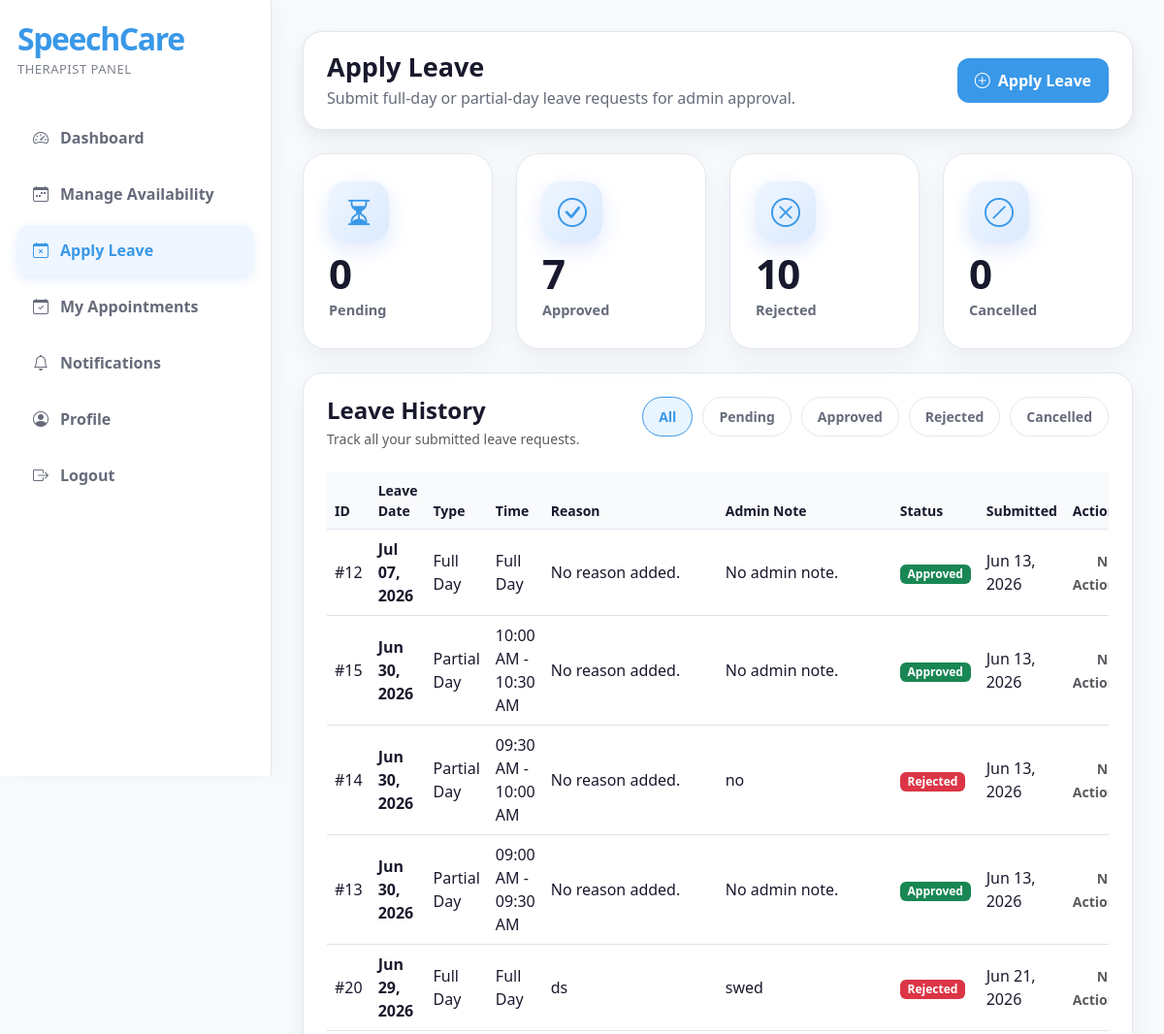
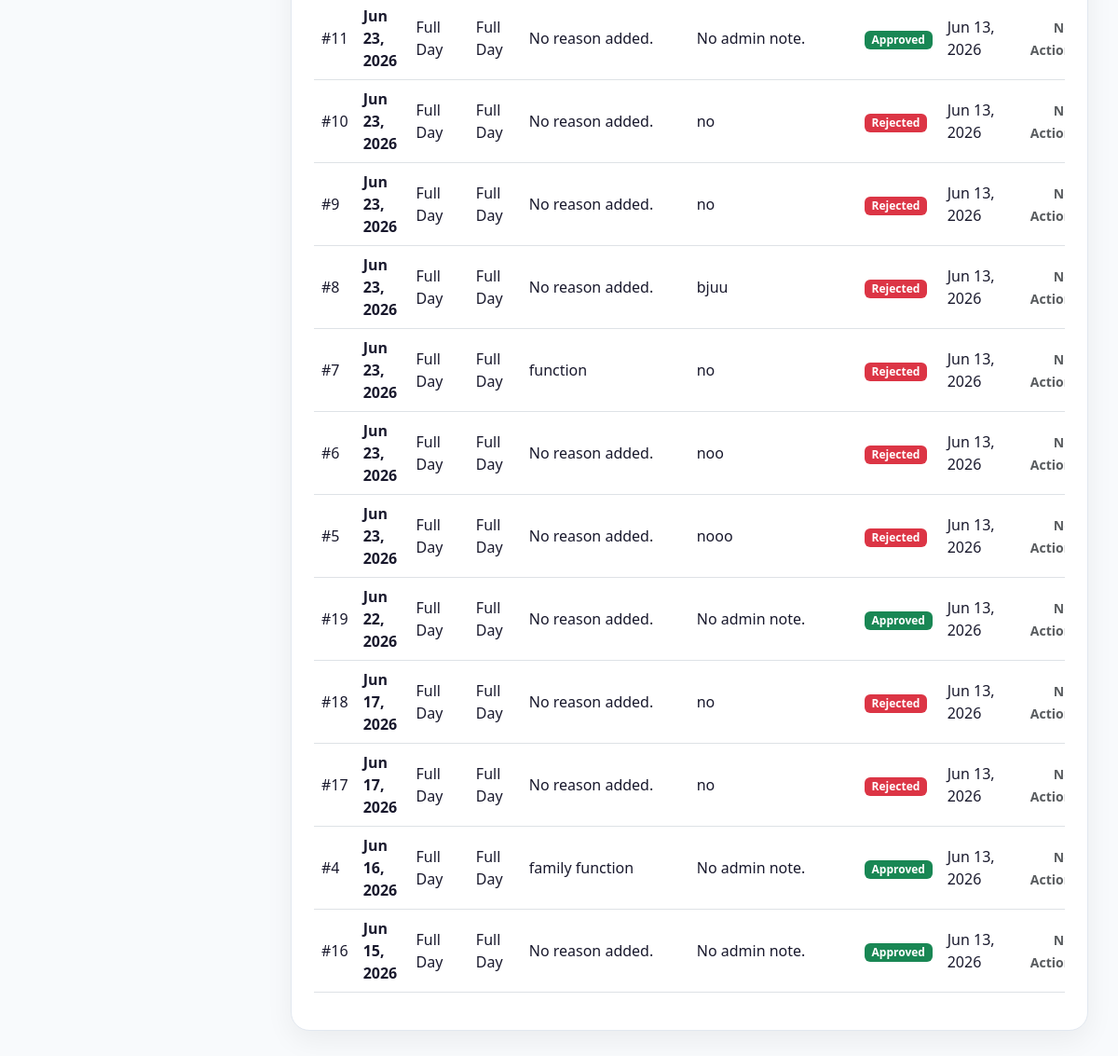
The page /therapist/apply-leave.php (signed in) on the database its author committed (2 pictures, top to bottom).
### tables this page shows
CREATE TABLE `therapist_leave_requests` (
  `leave_id` int(11) NOT NULL,
  `therapist_id` int(11) NOT NULL,
  `leave_date` date NOT NULL,
  `leave_type` enum('full_day','partial_day') NOT NULL,
  `start_time` time DEFAULT NULL,
  `end_time` time DEFAULT NULL,
  `reason` text DEFAULT NULL,
  `status` enum('pending','approved','rejected','cancelled') DEFAULT 'pending',
  `admin_note` text DEFAULT NULL,
  `approved_by` int(11) DEFAULT NULL,
  `created_at` timestamp NOT NULL DEFAULT current_timestamp(),
  `updated_at` timestamp NOT NULL DEFAULT current_timestamp() ON UPDATE current_timestamp()
);

### includes/functions.php (called while the page is built, shortened)
<?php
function escapeOutput($data) {
    return htmlspecialchars($data ?? "", ENT_QUOTES, "UTF-8");
}
function formatDateNice($date) {
    return date("M d, Y", strtotime($date));
}
function formatTimeNice($time) {
    return date("h:i A", strtotime($time));
}
function getAppointmentStatusBadgeClass($status) {
    if ($status === "approved") {
        return "bg-success";
    }
    if ($status === "rejected") {
        return "bg-danger";
    }
    return "bg-secondary";
}
function displayStatusText($status) {
    return ucwords(str_replace("_", " ", $status));
}
?>

### therapist/apply-leave.php (the view, shortened to what this page needs)
<?php
include "../includes/auth_therapist.php";
include "../includes/functions.php";
$therapist_id = $_SESSION["therapist_id"];
$status_filter = isset($_GET["status"]) ? cleanInput($_GET["status"]) : "all";
$where_parts = ["therapist_id = ?"];
$params = [$therapist_id];
$types = "i";
$where_sql = "WHERE " . implode(" AND ", $where_parts);
$leave_sql = "SELECT
                leave_id,
                leave_date,
                leave_type,
                start_time,
                end_time,
                reason,
                status,
                admin_note,
                created_at,
                updated_at
              FROM therapist_leave_requests
              $where_sql
              ORDER BY leave_date DESC, created_at DESC";
$leave_stmt = mysqli_prepare($conn, $leave_sql);
mysqli_stmt_bind_param($leave_stmt, $types, ...$params);
mysqli_stmt_execute($leave_stmt);
$leave_result = mysqli_stmt_get_result($leave_stmt);
$pending_sql = "SELECT COUNT(*) AS total FROM therapist_leave_requests WHERE therapist_id = ? AND status = 'pending'";
$pending_stmt = mysqli_prepare($conn, $pending_sql);
mysqli_stmt_bind_param($pending_stmt, "i", $therapist_id);
mysqli_stmt_execute($pending_stmt);
$pending_result = mysqli_stmt_get_result($pending_stmt);
$pending_count = mysqli_fetch_assoc($pending_result)["total"];
$approved_sql = "SELECT COUNT(*) AS total FROM therapist_leave_requests WHERE therapist_id = ? AND status = 'approved'";
$approved_stmt = mysqli_prepare($conn, $approved_sql);
mysqli_stmt_bind_param($approved_stmt, "i", $therapist_id);
mysqli_stmt_execute($approved_stmt);
$approved_result = mysqli_stmt_get_result($approved_stmt);
$approved_count = mysqli_fetch_assoc($approved_result)["total"];
$rejected_sql = "SELECT COUNT(*) AS total FROM therapist_leave_requests WHERE therapist_id = ? AND status = 'rejected'";
$rejected_stmt = mysqli_prepare($conn, $rejected_sql);
mysqli_stmt_bind_param($rejected_stmt, "i", $therapist_id);
mysqli_stmt_execute($rejected_stmt);
$rejected_result = mysqli_stmt_get_result($rejected_stmt);
$rejected_count = mysqli_fetch_assoc($rejected_result)["total"];
$cancelled_sql = "SELECT COUNT(*) AS total FROM therapist_leave_requests WHERE therapist_id = ? AND status = 'cancelled'";
$cancelled_stmt = mysqli_prepare($conn, $cancelled_sql);
mysqli_stmt_bind_param($cancelled_stmt, "i", $therapist_id);
mysqli_stmt_execute($cancelled_stmt);
$cancelled_result = mysqli_stmt_get_result($cancelled_stmt);
$cancelled_count = mysqli_fetch_assoc($cancelled_result)["total"];
?>
<!DOCTYPE html>
<html lang="en">
<head>
    <link href="https://cdn.jsdelivr.net/npm/bootstrap@5.3.3/dist/css/bootstrap.min.css" rel="stylesheet">
    <link href="https://cdn.jsdelivr.net/npm/bootstrap-icons@1.11.3/font/bootstrap-icons.css" rel="stylesheet">
    <link rel="stylesheet" href="../assets/css/dashboard.css">
</head>
<body>
<div class="dashboard-wrapper">
    <aside class="sidebar therapist-sidebar">
        <div class="sidebar-logo">SpeechCare</div>
        <div class="sidebar-subtitle">Therapist Panel</div>
        <nav class="sidebar-menu">
            <a href="dashboard.php"><i class="bi bi-speedometer2"></i> Dashboard</a>
            <a href="manage-availability.php"><i class="bi bi-calendar-week"></i> Manage Availability</a>
            <a href="apply-leave.php" class="active"><i class="bi bi-calendar-x"></i> Apply Leave</a>
            <a href="appointments.php"><i class="bi bi-calendar-check"></i> My Appointments</a>
            <a href="notifications.php"><i class="bi bi-bell"></i> Notifications</a>
            <a href="profile.php"><i class="bi bi-person-circle"></i> Profile</a>
            <a href="../logout.php"><i class="bi bi-box-arrow-right"></i> Logout</a>
        </nav>
    </aside>
    <main class="main-content">
        <div class="top-bar d-flex justify-content-between align-items-center flex-wrap gap-3">
            <div>
                <h1 class="page-title">Apply Leave</h1>
                <p class="page-subtitle">Submit full-day or partial-day leave requests for admin approval.</p>
            </div>
            <button class="action-btn-primary" data-bs-toggle="modal" data-bs-target="#applyLeaveModal">
                <i class="bi bi-plus-circle me-1"></i>
                Apply Leave
            </button>
        </div>
        <div class="row g-4 mb-4">
            <div class="col-xl-3 col-md-6">
                <div class="stat-card">
                    <div class="stat-icon"><i class="bi bi-hourglass-split"></i></div>
                    <div class="stat-number"><?php echo $pending_count; ?></div>
                    <div class="stat-label">Pending</div>
                </div>
            </div>
            <div class="col-xl-3 col-md-6">
                <div class="stat-card">
                    <div class="stat-icon"><i class="bi bi-check-circle"></i></div>
                    <div class="stat-number"><?php echo $approved_count; ?></div>
                    <div class="stat-label">Approved</div>
                </div>
            </div>
            <div class="col-xl-3 col-md-6">
                <div class="stat-card">
                    <div class="stat-icon"><i class="bi bi-x-circle"></i></div>
                    <div class="stat-number"><?php echo $rejected_count; ?></div>
                    <div class="stat-label">Rejected</div>
                </div>
            </div>
            <div class="col-xl-3 col-md-6">
                <div class="stat-card">
                    <div class="stat-icon"><i class="bi bi-slash-circle"></i></div>
                    <div class="stat-number"><?php echo $cancelled_count; ?></div>
                    <div class="stat-label">Cancelled</div>
                </div>
            </div>
        </div>
        <div class="content-card">
            <div class="d-flex justify-content-between align-items-start flex-wrap gap-3 mb-4">
                <div>
                    <h4 class="fw-bold mb-1">Leave History</h4>
                    <p class="text-muted small mb-0">Track all your submitted leave requests.</p>
                </div>
                <div class="filter-tabs">
                    <a href="apply-leave.php?status=all" class="<?php echo $status_filter === 'all' ? 'active' : ''; ?>">All</a>
                    <a href="apply-leave.php?status=pending" class="<?php echo $status_filter === 'pending' ? 'active' : ''; ?>">Pending</a>
                    <a href="apply-leave.php?status=approved" class="<?php echo $status_filter === 'approved' ? 'active' : ''; ?>">Approved</a>
                    <a href="apply-leave.php?status=rejected" class="<?php echo $status_filter === 'rejected' ? 'active' : ''; ?>">Rejected</a>
                    <a href="apply-leave.php?status=cancelled" class="<?php echo $status_filter === 'cancelled' ? 'active' : ''; ?>">Cancelled</a>
                </div>
            </div>
            <div class="table-responsive">
                <table class="table align-middle">
                    <thead>
                        <tr>
                            <th>ID</th>
                            <th>Leave Date</th>
                            <th>Type</th>
                            <th>Time</th>
                            <th>Reason</th>
                            <th>Admin Note</th>
                            <th>Status</th>
                            <th>Submitted</th>
                            <th class="text-end">Action</th>
                        </tr>
                    </thead>
                    <tbody>
                        <?php if (mysqli_num_rows($leave_result) > 0) { ?>
                            <?php while ($leave = mysqli_fetch_assoc($leave_result)) { ?>
                                <tr>
                                    <td>#<?php echo escapeOutput($leave["leave_id"]); ?></td>
                                    <td>
                                        <strong><?php echo formatDateNice($leave["leave_date"]); ?></strong>
                                    </td>
                                    <td><?php echo displayStatusText($leave["leave_type"]); ?></td>
                                    <td>
                                        <?php if ($leave["leave_type"] === "full_day") { ?>
                                            Full Day
                                        <?php } else { ?>
                                            <?php echo formatTimeNice($leave["start_time"]); ?>
                                            -
                                            <?php echo formatTimeNice($leave["end_time"]); ?>
                                        <?php } ?>
                                    </td>
                                    <td style="min-width:180px;">
                                        <?php echo !empty($leave["reason"]) ? escapeOutput($leave["reason"]) : "No reason added."; ?>
                                    </td>
                                    <td style="min-width:180px;">
                                        <?php echo !empty($leave["admin_note"]) ? escapeOutput($leave["admin_note"]) : "No admin note."; ?>
                                    </td>
                                    <td>
                                        <span class="badge <?php echo getAppointmentStatusBadgeClass($leave["status"]); ?>">
                                            <?php echo displayStatusText($leave["status"]); ?>
                                        </span>
                                    </td>
                                    <td><?php echo formatDateNice($leave["created_at"]); ?></td>
                                    <td class="text-end">
                                        <?php if ($leave["status"] === "pending") { ?>
                                            <form method="POST" action="" onsubmit="return confirm('Cancel this pending leave request?');">
                                                <input type="hidden" name="leave_id" value="<?php echo $leave["leave_id"]; ?>">
                                                <button type="submit" name="cancel_leave" class="small-action-btn btn-cancel">
                                                    Cancel
                                                </button>
                                            </form>
                                        <?php } else { ?>
                                            <span class="text-muted small fw-bold">No Action</span>
                                        <?php } ?>
                                    </td>
                                </tr>
                            <?php } ?>
                        <?php } ?>
                    </tbody>
                </table>
            </div>
        </div>
    </main>
</div>
</body>
</html>

### assets/css/dashboard.css (style rules this page uses)
:root { --primary-blue: #3998E8; --primary-blue-dark: #1F7FD1; --primary-blue-light: #E8F4FF; --sidebar-bg: #ffffff; --sidebar-active-bg: #eff6ff; --sidebar-hover-bg: #f1f5f9; --soft-bg: #f8fafc; --dark-text: #19192D; --gray-text: #666B7A; --light-border: #e2e8f0; --medium-border: #cbd5e1; --success: #2CB67D; --warning: #F6B23D; --danger: #E85C5C; --admin-dark: #F3F9FF; }
body { font-family: 'Segoe UI', sans-serif; background: var(--soft-bg); color: var(--dark-text); }
.dashboard-wrapper { min-height: 100vh; display: flex; }
.sidebar { width: 280px; min-height: 100vh; background: var(--sidebar-bg); border-right: 1px solid var(--light-border); box-shadow: 4px 0 20px rgba(0, 0, 0, 0.04); padding: 24px 18px; position: fixed; left: 0; top: 0; }
.sidebar-logo { font-family: 'Segoe UI', sans-serif; font-size: 32px; font-weight: 600; letter-spacing: -1.4px; color: var(--primary-blue); margin-bottom: 6px; line-height: 1; }
.sidebar-subtitle { font-size: 13px; font-weight: 500; color: var(--gray-text); letter-spacing: 0.5px; margin-bottom: 34px; opacity: 0.85; text-transform: uppercase; }
.sidebar-menu a { display: flex; align-items: center; gap: 12px; padding: 14px 16px; border-radius: 12px; color: var(--gray-text); text-decoration: none; margin-bottom: 6px; font-weight: 600; transition: 0.2s ease; }
.sidebar-menu a:hover, .sidebar-menu a.active { background: var(--sidebar-active-bg); color: var(--primary-blue); box-shadow: 0 4px 12px rgba(37, 99, 235, 0.12); }
.sidebar-menu a i, .sidebar-menu a svg { color: inherit; }
.main-content { background: var(--soft-bg); margin-left: 280px; width: calc(100% - 280px); padding: 32px; }
.top-bar { background: #ffffff; border: 1px solid var(--light-border); border-radius: 20px; padding: 20px 24px; box-shadow: 0 10px 30px rgba(0, 0, 0, 0.06), 0 4px 12px rgba(0, 0, 0, 0.04); margin-bottom: 24px; transition: all 0.3s ease; }
.page-title { font-size: 27px; font-weight: 700; color: var(--dark-text); margin-bottom: 4px; }
.page-subtitle { color: var(--gray-text); margin: 0; }
.stat-card { background: #ffffff; border: 1px solid var(--light-border); border-radius: 24px; padding: 28px 26px; height: 100%; position: relative; overflow: hidden; transition: all 0.4s cubic-bezier(0.4, 0, 0.2, 1); box-shadow: 0 10px 30px rgba(0, 0, 0, 0.06); }
.stat-card::before { content: ''; position: absolute; top: 0; left: 0; width: 100%; height: 4px; background: linear-gradient(90deg, var(--primary-blue), #60a5fa); opacity: 0; transition: opacity 0.3s ease; }
.stat-icon { width: 62px; height: 62px; border-radius: 18px; background: linear-gradient(135deg, #eff6ff, #dbeafe); color: var(--primary-blue); display: flex; align-items: center; justify-content: center; font-size: 30px; box-shadow: 0 8px 20px rgba(37, 99, 235, 0.15); transition: all 0.3s ease; margin-bottom: 12px; }
.stat-number { font-size: 42px; font-weight: 700; line-height: 1; letter-spacing: -1.8px; color: var(--dark-text); margin-bottom: 6px; transition: all 0.3s ease; }
.stat-label { font-size: 14.5px; font-weight: 600; color: var(--gray-text); text-transform: none; }
.content-card { background: #ffffff; border: 1px solid var(--light-border); border-radius: 20px; padding: 24px; box-shadow: 0 10px 30px rgba(0, 0, 0, 0.06); }
.table thead th { background: var(--soft-bg); color: var(--dark-text); font-size: 14px; border-bottom: 1px solid var(--light-border); }
.table td { vertical-align: middle; color: var(--dark-text); }
.action-btn-primary { background: var(--primary-blue); border: none; color: #ffffff; border-radius: 12px; padding: 11px 18px; font-weight: 700; transition: 0.2s ease; }
.filter-tabs { display: flex; gap: 10px; flex-wrap: wrap; }

### rows shown on the page
therapist_leave_requests: leave_id "12", leave_date "Jul 07, 2026", leave_type "Full Day", reason "No reason added.", admin_note "No admin note.", status "Approved", created_at "Jun 13, 2026", shows "No Action"
therapist_leave_requests: leave_id "15", leave_date "Jun 30, 2026", leave_type "Partial Day", start_time "10:00 AM", end_time "10:30 AM", reason "No reason added.", admin_note "No admin note.", status "Approved", created_at "Jun 13, 2026", shows "No Action"
therapist_leave_requests: leave_id "14", leave_date "Jun 30, 2026", leave_type "Partial Day", start_time "09:30 AM", end_time "10:00 AM", reason "No reason added.", admin_note "no", status "Rejected", created_at "Jun 13, 2026", shows "No Action"
therapist_leave_requests: leave_id "13", leave_date "Jun 30, 2026", leave_type "Partial Day", start_time "09:00 AM", end_time "09:30 AM", reason "No reason added.", admin_note "No admin note.", status "Approved", created_at "Jun 13, 2026", shows "No Action"
therapist_leave_requests: leave_id "20", leave_date "Jun 29, 2026", leave_type "Full Day", reason "ds", admin_note "swed", status "Rejected", created_at "Jun 21, 2026", shows "No Action"
therapist_leave_requests: leave_id "11", leave_date "Jun 23, 2026", leave_type "Full Day", reason "No reason added.", admin_note "No admin note.", status "Approved", created_at "Jun 13, 2026", shows "No Action"
therapist_leave_requests: leave_id "10", leave_date "Jun 23, 2026", leave_type "Full Day", reason "No reason added.", admin_note "no", status "Rejected", created_at "Jun 13, 2026", shows "No Action"
therapist_leave_requests: leave_id "9", leave_date "Jun 23, 2026", leave_type "Full Day", reason "No reason added.", admin_note "no", status "Rejected", created_at "Jun 13, 2026", shows "No Action"
therapist_leave_requests: leave_id "8", leave_date "Jun 23, 2026", leave_type "Full Day", reason "No reason added.", admin_note "bjuu", status "Rejected", created_at "Jun 13, 2026", shows "No Action"
therapist_leave_requests: leave_id "7", leave_date "Jun 23, 2026", leave_type "Full Day", reason "function", admin_note "no", status "Rejected", created_at "Jun 13, 2026", shows "No Action"
therapist_leave_requests: leave_id "6", leave_date "Jun 23, 2026", leave_type "Full Day", reason "No reason added.", admin_note "noo", status "Rejected", created_at "Jun 13, 2026", shows "No Action"
therapist_leave_requests: leave_id "5", leave_date "Jun 23, 2026", leave_type "Full Day", reason "No reason added.", admin_note "nooo", status "Rejected", created_at "Jun 13, 2026", shows "No Action"
therapist_leave_requests: leave_id "19", leave_date "Jun 22, 2026", leave_type "Full Day", reason "No reason added.", admin_note "No admin note.", status "Approved", created_at "Jun 13, 2026", shows "No Action"
therapist_leave_requests: leave_id "18", leave_date "Jun 17, 2026", leave_type "Full Day", reason "No reason added.", admin_note "no", status "Rejected", created_at "Jun 13, 2026", shows "No Action"
therapist_leave_requests: leave_id "17", leave_date "Jun 17, 2026", leave_type "Full Day", reason "No reason added.", admin_note "no", status "Rejected", created_at "Jun 13, 2026", shows "No Action"
therapist_leave_requests: leave_id "4", leave_date "Jun 16, 2026", leave_type "Full Day", reason "family function", admin_note "No admin note.", status "Approved", created_at "Jun 13, 2026", shows "No Action"
therapist_leave_requests: leave_id "16", leave_date "Jun 15, 2026", leave_type "Full Day", reason "No reason added.", admin_note "No admin note.", status "Approved", created_at "Jun 13, 2026", shows "No Action"

### other values the page prints
$pending_count "0"
$approved_count "7"
$rejected_count "10"
$cancelled_count "0"
